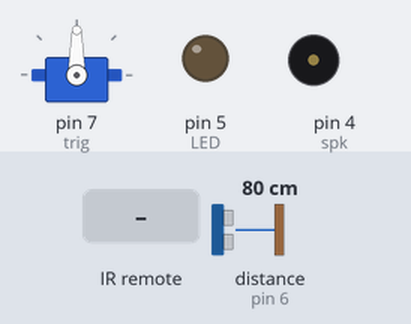
Bench run of a sketch on a simulated Arduino Uno, built with avr-gcc and run on an emulated ATmega328P. Parts: servo, output pins drawn as LEDs (lit = HIGH), buzzer (waves = sounding). The inputs (shaded band) are chosen by the test bench; at power-on: distance to the obstacle (sensor on pin 6) 80 cm. The echo pulse lasts 58.3 µs per cm; pins used as bus, display or sensor lines are not drawn; what the sketch prints to the serial monitor is not drawn.

Above: at 1.2 s.
1.3 s: infrared code 0xFFA857 received
At 1.4 s:
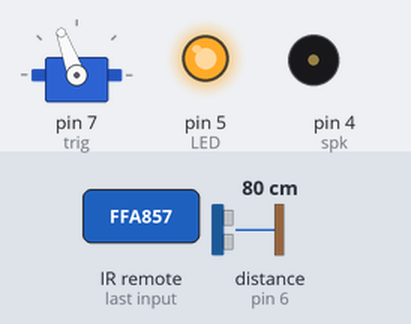
3.0 s: infrared code 0xFFE01F received
At 3.1 s:
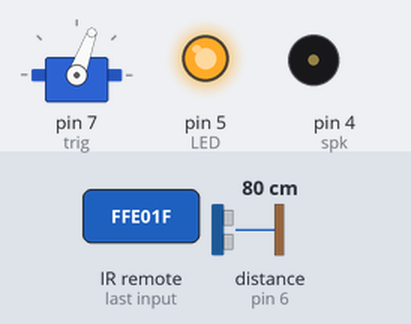
4.7 s: infrared code 0xFF906F received
At 5.5 s:
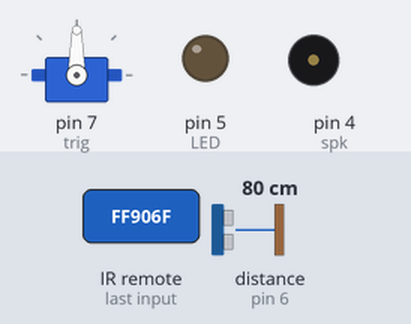
6.3 s: infrared code 0xFFC23D received
At 7.2 s:
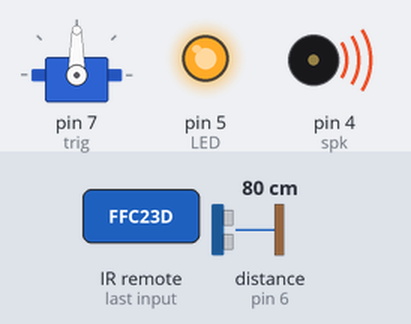
Timing chart, 0 to 10.3 s (numbered marks = the images above; inputs shaded):
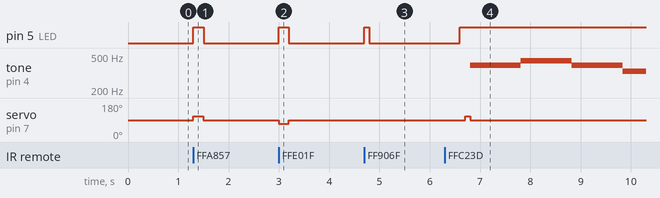

The sketch:

final.ino
```cpp
#include <Servo.h>
#include <IRremote.h>
#include "pitches.h"

Servo servo;

#define C 262
#define D 294
#define E 330
#define F 349
#define G 392
#define A 440
#define B 494

int trig = 7;
int echo = 6;
int LED = 5;
int spk =4;
int RECV_PIN =3;


IRrecv irrecv(RECV_PIN);
decode_results results;

int alarm[] = {
 G,G,A,A,G,G,E,0,G,G,E,E,D,0,G,G,A,A,G,G,E,0,G,E,D,E,C
};
int alarmlen = sizeof(alarm) / sizeof(int);

void setup() {
  Serial.begin(9600);

  pinMode(LED, OUTPUT);
  pinMode(trig, OUTPUT);
  pinMode(echo, INPUT);
  servo.attach(7);
  irrecv.enableIRIn();
}

void alert() {
  int dis;
  while (1) {

    for (int i = 0; i < alarmlen; i++)
    {
      tone(spk, alarm[i], 500);
      delay(500);

      digitalWrite(trig, HIGH);
      delay(1);
      digitalWrite(trig, LOW);
      dis = pulseIn(echo, HIGH) * 340 / 2 / 10000;
      Serial.print(dis);
      Serial.println("cm");
      if (dis < 50) {
        noTone(spk);
        break;
      }

    }
    if (dis > 50) {
      noTone(spk);
      delay(700);
    }
    else {
      Serial.println("It's time to wake up!");
      break;
    }
  }
}

void loop() {
  digitalWrite(LED, LOW);

  if (irrecv.decode(&results)) {
    irrecv.resume();
    Serial.print("입력 : ");
    Serial.println(results.value, HEX);
    if (results.value == 0xFFA857 || results.value == 0xFFE01F) {

      switch (results.value) {

        case 0xFFA857:
          digitalWrite(LED, HIGH);
          servo.write(110);
          delay(200);
          servo.write(90);
          break; //1버튼이 눌리면 LED OFF

        case 0xFFE01F:
          digitalWrite(LED, HIGH);
          servo.write(70);
          delay(200);
          servo.write(90);
          break;
      }
      irrecv.resume();
    }

    String Timer = "";
    String Time = "";

    if (results.value == 0xFF906F ) {
      digitalWrite(LED, HIGH);
      Serial.println( " go to alarm setting ");
      delay(100);
      irrecv.resume();
      //여기까진 성공, 이후 값에따른 숫자 할당하면 됨

      while (1) {
        digitalWrite(LED, LOW);

        if (irrecv.decode(&results)) {
          irrecv.resume();
          Serial.println("set number");
          delay(300);//연속된 입력을 피하기 위해

          if (results.value != 0xFFC23D) {
            digitalWrite(LED, HIGH);
            delay(100);

            switch (results.value)
            {
              case 0xFF6897:
                Time = "0";
                break;

              case 0xFF30CF:
                Time = "1";
                break;

              case 0xFF18E7:
                Time = "2";
                break;

              case 0xFF7A85:
                Time = "3";
                break;

              case 0xFF10EF:
                Time = "4";
                break;

              case 0xFF38C7:
                Time = "5";
                break;

              case 0xFF5AA5:
                Time = "6";
                break;

              case 0xFF42BD:
                Time = "7";
                break;

              case 0xFF4AB5:
                Time = "8";
                break;

              case 0xFF52AD:
                Time = "9";
                break;
            }
            Timer = Timer + Time;
            Serial.println(Timer);
          }

          if (results.value == 0xFFC23D)
          {
            digitalWrite(LED, HIGH);
            delay(100);
            digitalWrite(LED, LOW);

            Serial.println("Alarm Setting Done!");
            int data = 0;
            data = Timer.toInt();
            Serial.print(data);
            Serial.println("minute!");
            delay(data);//1을 입력하면 *60000 1분으로 계산->분단위변환

            digitalWrite(LED, HIGH); //불 자동으로 키기
            servo.write(110);
            delay(100);
            servo.write(90);

            alert();
            break;
          }
        }
      }
    }
  }
}
```

pitches.h
```cpp
/*************************************************
   Public Constants
 *************************************************/

#define NOTE_B0  31
#define NOTE_C1  33
#define NOTE_CS1 35
#define NOTE_D1  37
#define NOTE_DS1 39
#define NOTE_E1  41
#define NOTE_F1  44
#define NOTE_FS1 46
#define NOTE_G1  49
#define NOTE_GS1 52
#define NOTE_A1  55
#define NOTE_AS1 58
#define NOTE_B1  62
#define NOTE_C2  65
#define NOTE_CS2 69
#define NOTE_D2  73
#define NOTE_DS2 78
#define NOTE_E2  82
#define NOTE_F2  87
#define NOTE_FS2 93
#define NOTE_G2  98
#define NOTE_GS2 104
#define NOTE_A2  110
#define NOTE_AS2 117
#define NOTE_B2  123
#define NOTE_C3  131
#define NOTE_CS3 139
#define NOTE_D3  147
#define NOTE_DS3 156
#define NOTE_E3  165
#define NOTE_F3  175
#define NOTE_FS3 185
#define NOTE_G3  196
#define NOTE_GS3 208
#define NOTE_A3  220
#define NOTE_AS3 233
#define NOTE_B3  247
#define NOTE_C4  262
#define NOTE_CS4 277
#define NOTE_D4  294
#define NOTE_DS4 311
#define NOTE_E4  330
#define NOTE_F4  349
#define NOTE_FS4 370
#define NOTE_G4  392
#define NOTE_GS4 415
#define NOTE_A4  440
#define NOTE_AS4 466
#define NOTE_B4  494
#define NOTE_C5  523
#define NOTE_CS5 554
#define NOTE_D5  587
#define NOTE_DS5 622
#define NOTE_E5  659
#define NOTE_F5  698
#define NOTE_FS5 740
#define NOTE_G5  784
#define NOTE_GS5 831
#define NOTE_A5  880
#define NOTE_AS5 932
#define NOTE_B5  988
#define NOTE_C6  1047
#define NOTE_CS6 1109
#define NOTE_D6  1175
#define NOTE_DS6 1245
#define NOTE_E6  1319
#define NOTE_F6  1397
#define NOTE_FS6 1480
#define NOTE_G6  1568
#define NOTE_GS6 1661
#define NOTE_A6  1760
#define NOTE_AS6 1865
#define NOTE_B6  1976
#define NOTE_C7  2093
#define NOTE_CS7 2217
#define NOTE_D7  2349
#define NOTE_DS7 2489
#define NOTE_E7  2637
#define NOTE_F7  2794
#define NOTE_FS7 2960
#define NOTE_G7  3136
#define NOTE_GS7 3322
#define NOTE_A7  3520
#define NOTE_AS7 3729
#define NOTE_B7  3951
#define NOTE_C8  4186
#define NOTE_CS8 4435
#define NOTE_D8  4699
#define NOTE_DS8 4978
```

Measured:
- after the input at 1.3 s, pin 5 (LED): LOW → HIGH at once, → LOW 0.20 s later; servo on pin 7 (trig): 90° → 110° at once, → 90° 0.20 s later
- after the input at 3.0 s, pin 5 (LED): LOW → HIGH at once, → LOW 0.20 s later; servo on pin 7 (trig): 90° → 70° at once, → 90° 0.20 s later
- after the input at 4.7 s, pin 5 (LED): LOW → HIGH at once, → LOW 0.10 s later
- after the input at 6.3 s, pin 5 (LED): LOW → HIGH after 0.30 s; tone on pin 4 (spk): silent → 392 Hz after 0.50 s, → 440 Hz 1.0 s later, → 392 Hz 1.0 s later, → 330 Hz 1.0 s later; servo on pin 7 (trig): 90° → 110° after 0.40 s, → 90° 0.10 s later
